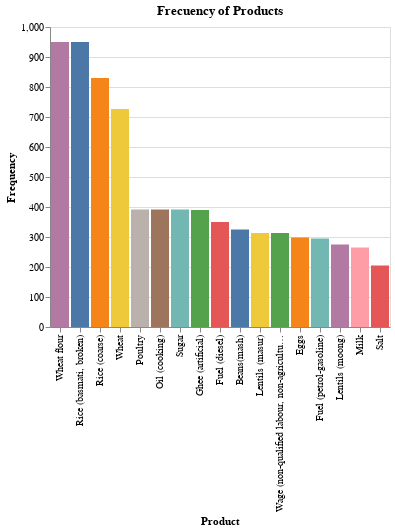

Write notebook code for a chart like this one.
### Code cell
# price, general plot
alt.Chart(source).mark_bar().encode(
    alt.X('Producto',  sort='-y', title="Product"),
    alt.Y('Frequency'),
    alt.Color('Producto', legend=None),
    tooltip=['Producto']
).properties(title="Frecuency of Products")

### Figure 1 — Vega-Lite specification as saved in the notebook (floating-point values rounded to 4 significant figures)
{"config": {"view": {"continuousWidth": 400, "continuousHeight": 300}}, "data": {"name": "data-8d3c26a67a2f8550ca7081380418a5a3"}, "mark": "bar", "encoding": {"color": {"type": "nominal", "field": "Producto", "legend": null}, "tooltip": [{"type": "nominal", "field": "Producto"}], "x": {"type": "nominal", "field": "Producto", "sort": "-y", "title": "Product"}, "y": {"type": "quantitative", "field": "Frequency"}}, "title": "Frecuency of Products", "$schema": "https://vega.github.io/schema/vega-lite/v4.8.1.json", "datasets": {"data-8d3c26a67a2f8550ca7081380418a5a3": [{"Producto": "Wheat flour", "Frequency": 950}, {"Producto": "Rice (basmati, broken)", "Frequency": 950}, {"Producto": "Rice (coarse)", "Frequency": 830}, {"Producto": "Wheat", "Frequency": 727}, {"Producto": "Poultry", "Frequency": 392}, {"Producto": "Oil (cooking)", "Frequency": 392}, {"Producto": "Sugar", "Frequency": 392}, {"Producto": "Ghee (artificial)", "Frequency": 390}, {"Producto": "Fuel (diesel)", "Frequency": 350}, {"Producto": "Beans(mash)", "Frequency": 325}, {"Producto": "Lentils (masur)", "Frequency": 313}, {"Producto": "Wage (non-qualified labour, non-agricultural)", "Frequency": 313}, {"Producto": "Eggs", "Frequency": 298}, {"Producto": "Fuel (petrol-gasoline)", "Frequency": 295}, {"Producto": "Lentils (moong)", "Frequency": 275}, {"Producto": "Milk", "Frequency": 265}, {"Producto": "Salt", "Frequency": 205}]}}
